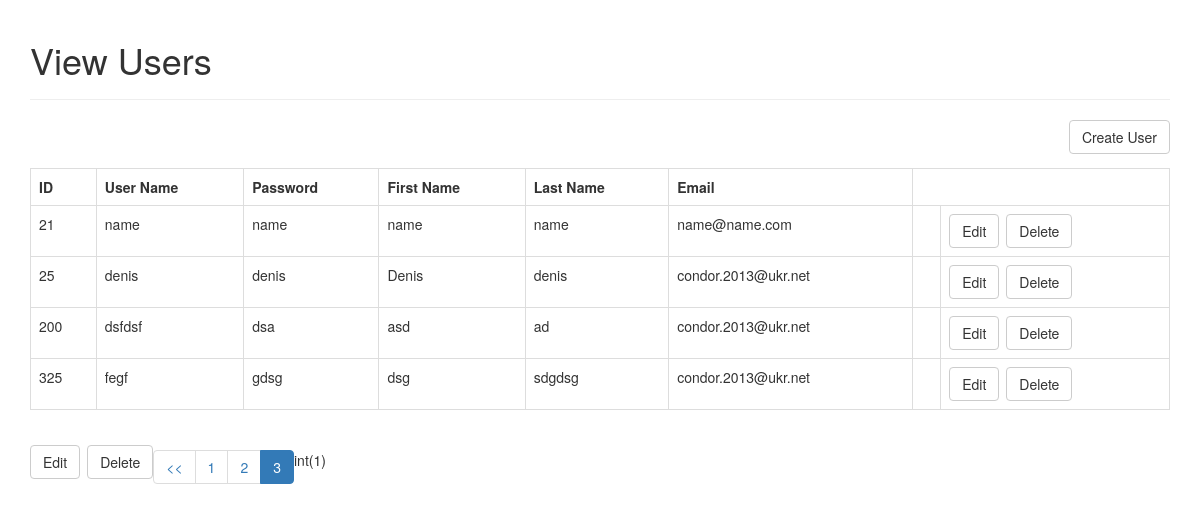
The page /index.php?page=3 on the database its author committed.
### tables this page shows
CREATE TABLE IF NOT EXISTS `users` (
  `id` int(11) NOT NULL AUTO_INCREMENT,
  `username` varchar(255) NOT NULL,
  `password` varchar(255) NOT NULL,
  `first_name` varchar(255) NOT NULL,
  `last_name` varchar(255) NOT NULL,
  `email` varchar(255) NOT NULL,
  PRIMARY KEY (`id`)
);

### object/users.php (called while the page is built, shortened)
<?php
class Users{
    private $conn;
    private $table_name = "users";
    public function __construct($db){
        $this->conn = $db;
    }
function readAll($page, $from_record_num, $records_per_page){
    $query = "SELECT
                id, username, password, first_name, last_name, email
            FROM
                " . $this->table_name . "
            ORDER BY
                id ASC
            LIMIT
                {$from_record_num}, {$records_per_page}";
    $stmt = $this->conn->prepare( $query );
    $stmt->execute();
    return $stmt;
}
}

### index.php (the view, shortened to what this page needs)
<?php
include_once 'config/database.php';
include_once 'object/users.php';
include_once "header.php";
echo "<div class='right-button-margin'>";
    echo "<a href='create_user.php' class='btn btn-default pull-right'>Create User</a>";
echo "</div>";
$page = isset($_GET['page']) ? $_GET['page'] : 1;
$records_per_page = 10;
$from_record_num = ($records_per_page * $page) - $records_per_page;
$database = new Database();
$db = $database->getConnection();
$user = new Users($db);
$stmt = $user->readAll($page, $from_record_num, $records_per_page);
$num = $stmt->rowCount();
if($num>0){
    echo "<table class = 'table table-hover table-responsive table-bordered'>";
        echo "<tr>";
            echo "<th>ID</th>";
            echo "<th>User Name</th>";
            echo "<th>Password</th>";
            echo "<th>First Name</th>";
            echo "<th>Last Name</th>";
            echo "<th>Email</th>";
        echo "</tr>";
        while ($row = $stmt->fetch(PDO::FETCH_ASSOC)){
            extract($row);
            echo "<tr>";
                echo "<td>{$id}</td>";
                echo "<td>{$username}</td>";
                echo "<td>{$password}</td>";
                echo "<td>{$first_name}</td>";
                echo "<td>{$last_name}</td>";
                echo "<td>{$email}</td>";
                echo "<td>";
                echo "</td>";
                echo "<td>";
                echo "<a href='update_users.php?id={$id}' class='btn btn-default left-margin'>Edit</a>";
                echo "<a href='delete_user.php?id={$id}' class='btn btn-default delete-object'>Delete</a>";
                echo "</td>";
            echo "</tr>";
        }
    echo "</table>";
}
else{
    echo "<div>No users found.</div>";
}
echo "<td>";
    echo "<a href='update_users.php?id={$id}' class='btn btn-default left-margin'>Edit</a>";
    echo "<a href='delete_user.php?id={$id}' class='btn btn-default delete-object'>Delete</a>";
echo "</td>";
include_once 'paging_users.php';
?>
<?php
include_once "footer.php";
?>

### header.php (style rules this page uses)
.left-margin { margin:0 .5em 0 0; }
.right-button-margin { margin: 0 0 1em 0; overflow: hidden; }

### rows shown on the page
users: id "21", username "name", password "name", first_name "name", last_name "name", email "name@name.com"
users: id "25", username "denis", password "denis", first_name "Denis", last_name "denis", email "condor.2013@ukr.net"
users: id "200", username "dsfdsf", password "dsa", first_name "asd", last_name "ad", email "condor.2013@ukr.net"
users: id "325", username "fegf", password "gdsg", first_name "dsg", last_name "sdgdsg", email "condor.2013@ukr.net"

### other values the page prints
$page_title "View Users"
